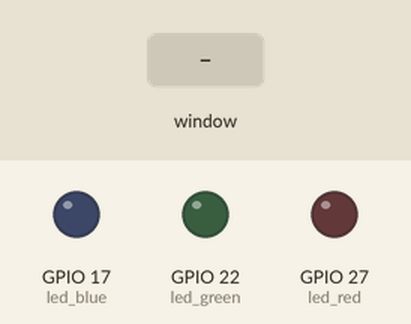
Recording of a program running on a simulated Raspberry Pi (BCM pin numbers). On the bench: output pins drawn as LEDs (lit = HIGH). The inputs (shaded band) are chosen by the test bench. The desktop window is not drawn, its controls go by their first labels and the mouse button is held 0.15 s. At 8.8 s the program stops and its outputs stay as they are.

Above: at 1.2 s.
1.3 s: control labelled "Turn blue on" in the window clicked
At 2.2 s:
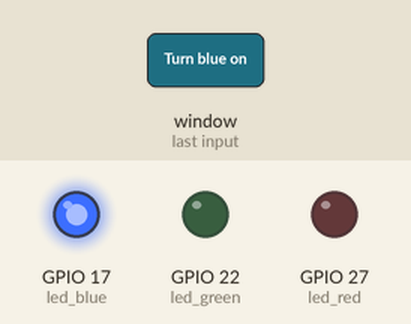
2.8 s: control labelled "Turn red on" in the window clicked
At 3.4 s:
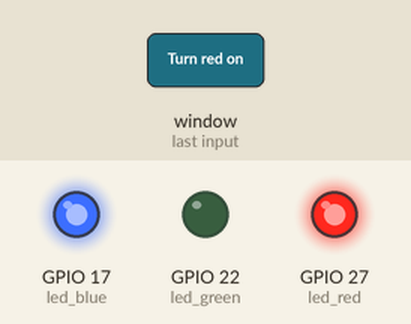
4.3 s: control labelled "Turn green on" in the window clicked
At 5.5 s:
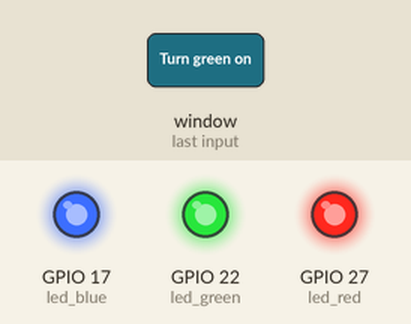
5.8 s: control labelled "Turn blue on" in the window clicked
At 6.9 s:
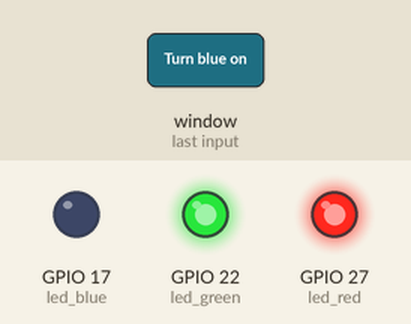
7.3 s: control labelled "Turn red on" in the window clicked
At 8.0 s:
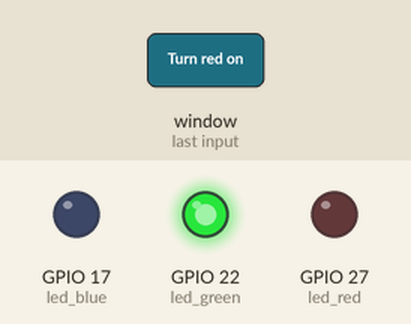
8.8 s: control labelled "close" in the window clicked
At 9.1 s:
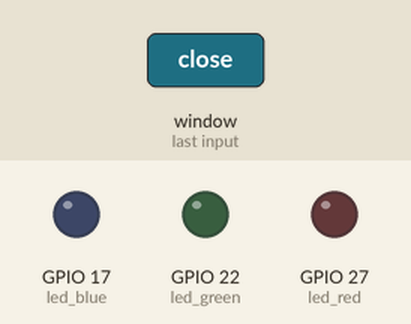
Timing chart, 0 to 10.3 s (numbered marks = the images above; inputs shaded):
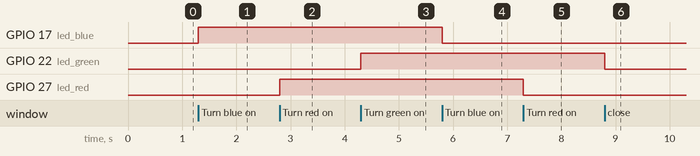

The program:

led_switch_tkinter.py
```python
import tkinter as tk
import tkinter.font
from gpiozero import LED
import RPi.GPIO as GPIO
GPIO.setmode(GPIO.BCM)

## hardware
led_blue = LED(17)
led_red = LED(27)
led_green = LED(22)

## GUI DEFFINITIONS ##
win = tk.Tk()


win.title("LED switch")
myFont = tkinter.font.Font(family = 'Helvetica', size = 12, weight = 'bold')

### EVENT FUNCTIONS ###

def ledBlueToggle():
	if led_blue.is_lit:
		led_blue.off()
		led_blue_button["text"] = "Turn blue on"

	else:
		led_blue.on()
		led_blue_button["text"] = "Turn blue off"

def ledRedToggle():
	if led_red.is_lit:
		led_red.off()
		led_red_button["text"] = "Turn red on"

	else:
		led_red.on()
		led_red_button["text"] = "Turn red off"

def ledGreenToggle():
	if led_green.is_lit:
		led_green.off()
		led_green_button["text"] = "Turn green on"

	else:
		led_green.on()
		led_green_button["text"] = "Turn green off"

def close():
	GPIO.cleanup()
	win.destroy()

### WIDGETS ###

led_blue_button = tk.Button(win, text = 'Turn blue on',
font = myFont, command = ledBlueToggle,bg = 'blue',
height = 1, width = 12)

led_red_button = tk.Button(win, text = 'Turn red on',
font = myFont, command = ledRedToggle,bg = 'red',
height = 1, width = 12)

led_green_button = tk.Button(win, text = 'Turn green on',
font = myFont, command = ledGreenToggle,bg = 'green',
height = 1, width = 12)

exit_button = tk.Button(win, text = 'close',
font = myFont, command = close,bg = 'grey',
height = 1, width = 6)

led_blue_button.grid(row = 0, column = 20)
led_red_button.grid(row = 4, column = 20)
led_green_button.grid(row = 8, column = 20)
exit_button.grid(row = 300, column = 300)

win.protocol("WM DELETE WINDOW",close)
win.geometry("300x200+10+20")
win.mainloop()
```

Measured:
- after the input at 1.3 s, GPIO 17 (led_blue): LOW → HIGH at once
- after the input at 2.8 s, GPIO 27 (led_red): LOW → HIGH at once
- after the input at 4.3 s, GPIO 22 (led_green): LOW → HIGH at once
- after the input at 5.8 s, GPIO 17 (led_blue): HIGH → LOW at once
- after the input at 7.3 s, GPIO 27 (led_red): HIGH → LOW at once
- after the input at 8.8 s, GPIO 22 (led_green): HIGH → LOW at once
